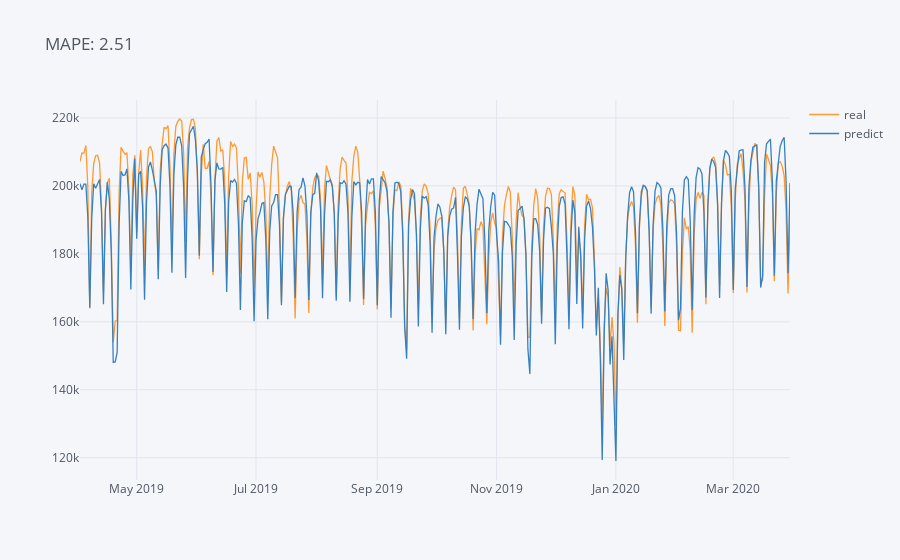

Notebook cell for this chart:
### Code cell
# Plot specific file real and prediction
mape_mu = jointed_mu['08_04_2021_23_56_19'].error.mean()*100
jointed_mu['08_04_2021_23_56_19'][["real", "predict"]].iplot(title = f"MAPE: {mape_mu:.2f}")

### Figure 1 — Plotly figure (JSON) as saved in the notebook; plotly's stock layout.template omitted (floating-point values rounded to 4 significant figures; data arrays with more than 128 entries replaced by an {"elided": "..."} marker saying what was removed)
{"data": [{"line": {"color": "rgba(255, 153, 51, 1.0)", "dash": "solid", "shape": "linear", "width": 1.3}, "mode": "lines", "name": "real", "text": "", "type": "scatter", "x": {"elided": "364 str values"}, "y": {"elided": "364 float values"}}, {"line": {"color": "rgba(55, 128, 191, 1.0)", "dash": "solid", "shape": "linear", "width": 1.3}, "mode": "lines", "name": "predict", "text": "", "type": "scatter", "x": {"elided": "364 str values"}, "y": {"elided": "364 float values"}}], "layout": {"legend": {"bgcolor": "#F5F6F9", "font": {"color": "#4D5663"}}, "paper_bgcolor": "#F5F6F9", "plot_bgcolor": "#F5F6F9", "title": {"font": {"color": "#4D5663"}, "text": "MAPE: 2.51"}, "xaxis": {"gridcolor": "#E1E5ED", "showgrid": true, "tickfont": {"color": "#4D5663"}, "title": {"font": {"color": "#4D5663"}, "text": ""}, "zerolinecolor": "#E1E5ED"}, "yaxis": {"gridcolor": "#E1E5ED", "showgrid": true, "tickfont": {"color": "#4D5663"}, "title": {"font": {"color": "#4D5663"}, "text": ""}, "zerolinecolor": "#E1E5ED"}}}
